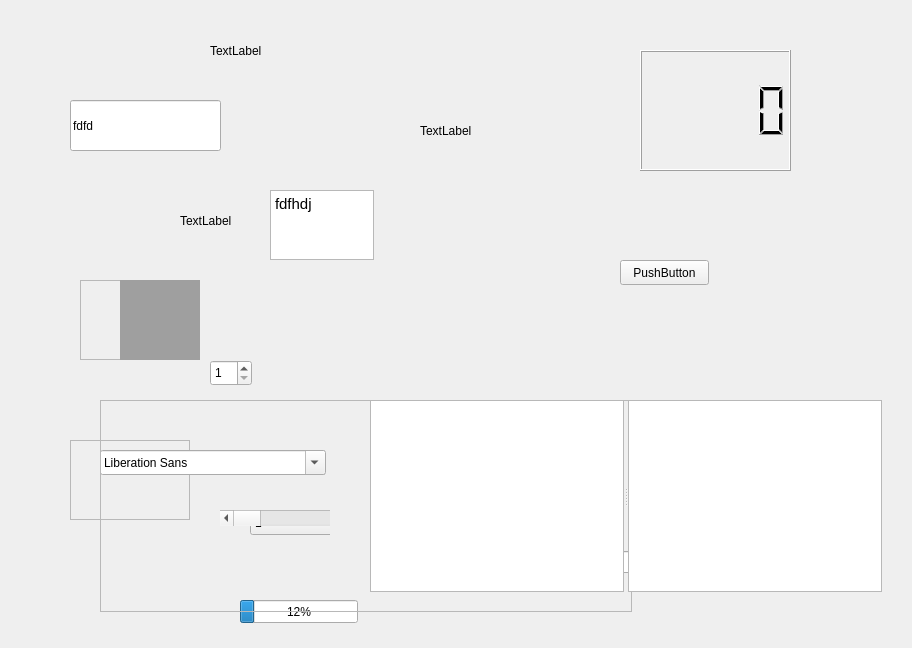
<?xml version="1.0" encoding="UTF-8"?>
<ui version="4.0">
 <class>Widget</class>
 <widget class="QWidget" name="Widget">
  <property name="geometry">
   <rect>
    <x>0</x>
    <y>0</y>
    <width>912</width>
    <height>648</height>
   </rect>
  </property>
  <property name="windowTitle">
   <string>Widget</string>
  </property>
  <widget class="QStackedWidget" name="stackedWidget">
   <property name="geometry">
    <rect>
     <x>270</x>
     <y>280</y>
     <width>120</width>
     <height>80</height>
    </rect>
   </property>
   <property name="currentIndex">
    <number>1</number>
   </property>
   <widget class="QWidget" name="page_3">
    <widget class="QPushButton" name="pushButton_7">
     <property name="geometry">
      <rect>
       <x>50</x>
       <y>20</y>
       <width>89</width>
       <height>25</height>
      </rect>
     </property>
     <property name="text">
      <string>PushButton</string>
     </property>
    </widget>
   </widget>
   <widget class="QWidget" name="page_5"/>
   <widget class="QWidget" name="page_4">
    <widget class="QPushButton" name="pushButton_8">
     <property name="geometry">
      <rect>
       <x>40</x>
       <y>30</y>
       <width>89</width>
       <height>25</height>
      </rect>
     </property>
     <property name="text">
      <string>PushButton</string>
     </property>
    </widget>
   </widget>
  </widget>
  <widget class="QPushButton" name="pushButton">
   <property name="geometry">
    <rect>
     <x>230</x>
     <y>450</y>
     <width>89</width>
     <height>25</height>
    </rect>
   </property>
   <property name="text">
    <string>改变</string>
   </property>
  </widget>
  <widget class="QFrame" name="frame">
   <property name="geometry">
    <rect>
     <x>70</x>
     <y>440</y>
     <width>120</width>
     <height>80</height>
    </rect>
   </property>
   <property name="frameShape">
    <enum>QFrame::StyledPanel</enum>
   </property>
   <property name="frameShadow">
    <enum>QFrame::Raised</enum>
   </property>
  </widget>
  <widget class="QFrame" name="frame_2">
   <property name="geometry">
    <rect>
     <x>80</x>
     <y>280</y>
     <width>120</width>
     <height>80</height>
    </rect>
   </property>
   <property name="frameShape">
    <enum>QFrame::StyledPanel</enum>
   </property>
   <property name="frameShadow">
    <enum>QFrame::Raised</enum>
   </property>
   <widget class="QMdiArea" name="mdiArea">
    <property name="geometry">
     <rect>
      <x>40</x>
      <y>-50</y>
      <width>200</width>
      <height>160</height>
     </rect>
    </property>
   </widget>
  </widget>
  <widget class="QWidget" name="widget" native="true">
   <property name="geometry">
    <rect>
     <x>210</x>
     <y>500</y>
     <width>120</width>
     <height>80</height>
    </rect>
   </property>
   <widget class="QComboBox" name="comboBox">
    <property name="geometry">
     <rect>
      <x>40</x>
      <y>10</y>
      <width>86</width>
      <height>25</height>
     </rect>
    </property>
    <item>
     <property name="text">
      <string>1</string>
     </property>
    </item>
    <item>
     <property name="text">
      <string>3</string>
     </property>
    </item>
    <item>
     <property name="text">
      <string>2</string>
     </property>
    </item>
   </widget>
   <widget class="QScrollBar" name="horizontalScrollBar">
    <property name="geometry">
     <rect>
      <x>10</x>
      <y>10</y>
      <width>160</width>
      <height>16</height>
     </rect>
    </property>
    <property name="orientation">
     <enum>Qt::Horizontal</enum>
    </property>
   </widget>
  </widget>
  <widget class="QFontComboBox" name="fontComboBox">
   <property name="geometry">
    <rect>
     <x>100</x>
     <y>450</y>
     <width>226</width>
     <height>25</height>
    </rect>
   </property>
  </widget>
  <widget class="QLineEdit" name="lineEdit">
   <property name="geometry">
    <rect>
     <x>70</x>
     <y>100</y>
     <width>151</width>
     <height>51</height>
    </rect>
   </property>
   <property name="text">
    <string>fdfd</string>
   </property>
  </widget>
  <widget class="QTextEdit" name="textEdit">
   <property name="geometry">
    <rect>
     <x>270</x>
     <y>190</y>
     <width>104</width>
     <height>70</height>
    </rect>
   </property>
   <property name="html">
    <string>&lt;!DOCTYPE HTML PUBLIC &quot;-//W3C//DTD HTML 4.0//EN&quot; &quot;http://www.w3.org/TR/REC-html40/strict.dtd&quot;&gt;
&lt;html&gt;&lt;head&gt;&lt;meta name=&quot;qrichtext&quot; content=&quot;1&quot; /&gt;&lt;style type=&quot;text/css&quot;&gt;
p, li { white-space: pre-wrap; }
&lt;/style&gt;&lt;/head&gt;&lt;body style=&quot; font-family:'Ubuntu'; font-size:11pt; font-weight:400; font-style:normal;&quot;&gt;
&lt;p style=&quot; margin-top:0px; margin-bottom:0px; margin-left:0px; margin-right:0px; -qt-block-indent:0; text-indent:0px;&quot;&gt;&lt;span style=&quot; font-family:'Ubuntu';&quot;&gt;fdfhdj &lt;/span&gt;&lt;/p&gt;&lt;/body&gt;&lt;/html&gt;</string>
   </property>
  </widget>
  <widget class="QSpinBox" name="spinBox">
   <property name="geometry">
    <rect>
     <x>210</x>
     <y>360</y>
     <width>42</width>
     <height>26</height>
    </rect>
   </property>
   <property name="minimum">
    <number>1</number>
   </property>
   <property name="maximum">
    <number>3</number>
   </property>
   <property name="singleStep">
    <number>2</number>
   </property>
  </widget>
  <widget class="QKeySequenceEdit" name="keySequenceEdit">
   <property name="geometry">
    <rect>
     <x>540</x>
     <y>550</y>
     <width>113</width>
     <height>25</height>
    </rect>
   </property>
  </widget>
  <widget class="QLabel" name="label">
   <property name="geometry">
    <rect>
     <x>210</x>
     <y>20</y>
     <width>331</width>
     <height>61</height>
    </rect>
   </property>
   <property name="text">
    <string>TextLabel</string>
   </property>
  </widget>
  <widget class="QLabel" name="label_2">
   <property name="geometry">
    <rect>
     <x>420</x>
     <y>40</y>
     <width>381</width>
     <height>181</height>
    </rect>
   </property>
   <property name="text">
    <string>TextLabel</string>
   </property>
  </widget>
  <widget class="QLabel" name="label_4">
   <property name="geometry">
    <rect>
     <x>180</x>
     <y>190</y>
     <width>331</width>
     <height>61</height>
    </rect>
   </property>
   <property name="text">
    <string>TextLabel</string>
   </property>
  </widget>
  <widget class="QLabel" name="label_3">
   <property name="geometry">
    <rect>
     <x>-210</x>
     <y>390</y>
     <width>401</width>
     <height>221</height>
    </rect>
   </property>
   <property name="text">
    <string>TextLabel</string>
   </property>
  </widget>
  <widget class="QLCDNumber" name="lcdNumber">
   <property name="geometry">
    <rect>
     <x>640</x>
     <y>50</y>
     <width>151</width>
     <height>121</height>
    </rect>
   </property>
  </widget>
  <widget class="QProgressBar" name="progressBar">
   <property name="geometry">
    <rect>
     <x>240</x>
     <y>600</y>
     <width>118</width>
     <height>23</height>
    </rect>
   </property>
   <property name="maximum">
    <number>200</number>
   </property>
   <property name="value">
    <number>24</number>
   </property>
  </widget>
  <widget class="QFrame" name="frame_3">
   <property name="geometry">
    <rect>
     <x>100</x>
     <y>400</y>
     <width>532</width>
     <height>212</height>
    </rect>
   </property>
   <property name="frameShape">
    <enum>QFrame::StyledPanel</enum>
   </property>
   <property name="frameShadow">
    <enum>QFrame::Raised</enum>
   </property>
   <layout class="QVBoxLayout" name="verticalLayout"/>
  </widget>
  <widget class="QSplitter" name="splitter">
   <property name="geometry">
    <rect>
     <x>370</x>
     <y>400</y>
     <width>512</width>
     <height>192</height>
    </rect>
   </property>
   <property name="orientation">
    <enum>Qt::Horizontal</enum>
   </property>
   <widget class="QTextEdit" name="textEdit_2"/>
   <widget class="QTextEdit" name="textEdit_3"/>
  </widget>
  <widget class="QPushButton" name="pushButton_9">
   <property name="geometry">
    <rect>
     <x>620</x>
     <y>260</y>
     <width>89</width>
     <height>25</height>
    </rect>
   </property>
   <property name="text">
    <string>PushButton</string>
   </property>
  </widget>
 </widget>
 <resources/>
 <connections/>
</ui>
